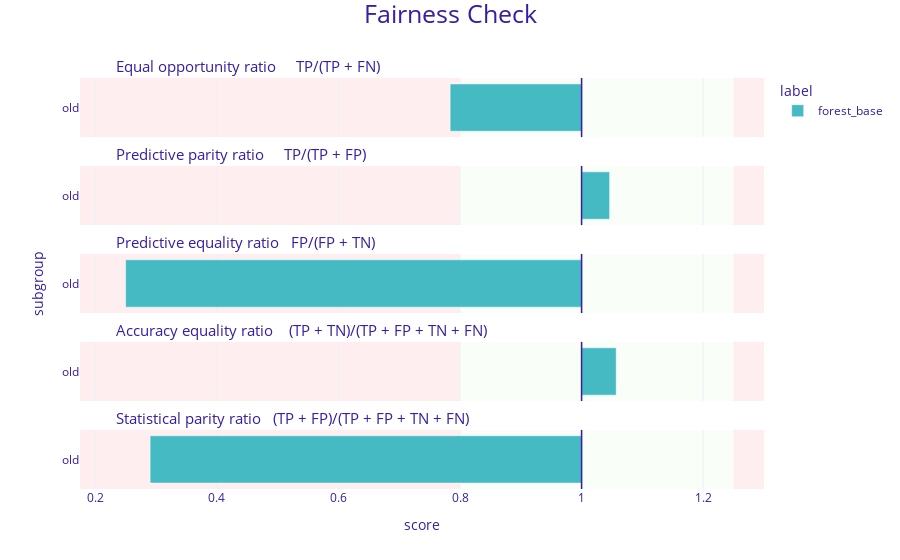

Notebook code for this chart:
### Code cell
forest_fobject = forest_exp.model_fairness(protected = protected, privileged=privileged, label='forest_base')
forest_fobject.fairness_check()
forest_fobject.plot()

### Figure 1 — Plotly figure (JSON) as saved in the notebook; plotly's stock layout.template omitted (floating-point values rounded to 4 significant figures)
{"data": [{"alignmentgroup": "True", "customdata": [["old", 0.784, "forest_base"]], "hovertemplate": "<b>%{customdata[2]}</b><br>Subgroup: %{customdata[0]}<br>Score: %{customdata[1]}<br><extra></extra>", "legendgroup": "forest_base", "marker": {"color": "#46bac2", "pattern": {"shape": ""}}, "name": "forest_base", "offsetgroup": "forest_base", "orientation": "h", "showlegend": true, "textposition": "auto", "type": "bar", "x": [-0.2162], "xaxis": "x5", "y": [0.5], "yaxis": "y5"}, {"alignmentgroup": "True", "customdata": [["old", 1.046, "forest_base"]], "hovertemplate": "<b>%{customdata[2]}</b><br>Subgroup: %{customdata[0]}<br>Score: %{customdata[1]}<br><extra></extra>", "legendgroup": "forest_base", "marker": {"color": "#46bac2", "pattern": {"shape": ""}}, "name": "forest_base", "offsetgroup": "forest_base", "orientation": "h", "showlegend": false, "textposition": "auto", "type": "bar", "x": [0.04607], "xaxis": "x4", "y": [0.5], "yaxis": "y4"}, {"alignmentgroup": "True", "customdata": [["old", 0.25, "forest_base"]], "hovertemplate": "<b>%{customdata[2]}</b><br>Subgroup: %{customdata[0]}<br>Score: %{customdata[1]}<br><extra></extra>", "legendgroup": "forest_base", "marker": {"color": "#46bac2", "pattern": {"shape": ""}}, "name": "forest_base", "offsetgroup": "forest_base", "orientation": "h", "showlegend": false, "textposition": "auto", "type": "bar", "x": [-0.75], "xaxis": "x3", "y": [0.5], "yaxis": "y3"}, {"alignmentgroup": "True", "customdata": [["old", 1.057, "forest_base"]], "hovertemplate": "<b>%{customdata[2]}</b><br>Subgroup: %{customdata[0]}<br>Score: %{customdata[1]}<br><extra></extra>", "legendgroup": "forest_base", "marker": {"color": "#46bac2", "pattern": {"shape": ""}}, "name": "forest_base", "offsetgroup": "forest_base", "orientation": "h", "showlegend": false, "textposition": "auto", "type": "bar", "x": [0.05689], "xaxis": "x2", "y": [0.5], "yaxis": "y2"}, {"alignmentgroup": "True", "customdata": [["old", 0.29, "forest_base"]], "hovertemplate": "<b>%{customdata[2]}</b><br>Subgroup: %{customdata[0]}<br>Score: %{customdata[1]}<br><extra></extra>", "legendgroup": "forest_base", "marker": {"color": "#46bac2", "pattern": {"shape": ""}}, "name": "forest_base", "offsetgroup": "forest_base", "orientation": "h", "showlegend": false, "textposition": "auto", "type": "bar", "x": [-0.7097], "xaxis": "x", "y": [0.5], "yaxis": "y"}], "layout": {"annotations": [{"font": {"size": 15}, "showarrow": false, "text": "Statistical parity ratio   (TP + FP)/(TP + FP + TN + FN)", "x": 0.05, "xanchor": "left", "xref": "paper", "y": 0.144, "yanchor": "bottom", "yref": "paper"}, {"font": {"size": 15}, "showarrow": false, "text": "Accuracy equality ratio    (TP + TN)/(TP + FP + TN + FN)", "x": 0.05, "xanchor": "left", "xref": "paper", "y": 0.358, "yanchor": "bottom", "yref": "paper"}, {"font": {"size": 15}, "showarrow": false, "text": "Predictive equality ratio   FP/(FP + TN)", "x": 0.05, "xanchor": "left", "xref": "paper", "y": 0.572, "yanchor": "bottom", "yref": "paper"}, {"font": {"size": 15}, "showarrow": false, "text": "Predictive parity ratio     TP/(TP + FP)", "x": 0.05, "xanchor": "left", "xref": "paper", "y": 0.786, "yanchor": "bottom", "yref": "paper"}, {"font": {"size": 15}, "showarrow": false, "text": "Equal opportunity ratio     TP/(TP + FN)", "x": 0.05, "xanchor": "left", "xref": "paper", "y": 1, "yanchor": "bottom", "yref": "paper"}], "barmode": "group", "font": {"color": "#371ea3"}, "legend": {"title": {"text": "label"}, "tracegroupgap": 0}, "margin": {"b": 71, "r": 30, "t": 78}, "shapes": [{"fillcolor": "#f05a71", "layer": "below", "line": {"width": 0}, "opacity": 0.1, "type": "rect", "x0": 0.25, "x1": 0.3, "xref": "x", "y0": 0, "y1": 1, "yref": "y"}, {"fillcolor": "#f05a71", "layer": "below", "line": {"width": 0}, "opacity": 0.1, "type": "rect", "x0": -0.825, "x1": -0.2, "xref": "x", "y0": 0, "y1": 1, "yref": "y"}, {"fillcolor": "#c7f5bf", "layer": "below", "line": {"width": 0}, "opacity": 0.1, "type": "rect", "x0": -0.2, "x1": 0.25, "xref": "x", "y0": 0, "y1": 1, "yref": "y"}, {"line": {"color": "#371ea3", "width": 1.5}, "type": "line", "x0": 0, "x1": 0, "xref": "x", "y0": 0, "y1": 1, "yref": "y"}, {"fillcolor": "#f05a71", "layer": "below", "line": {"width": 0}, "opacity": 0.1, "type": "rect", "x0": 0.25, "x1": 0.3, "xref": "x", "y0": 0, "y1": 1, "yref": "y2"}, {"fillcolor": "#f05a71", "layer": "below", "line": {"width": 0}, "opacity": 0.1, "type": "rect", "x0": -0.825, "x1": -0.2, "xref": "x", "y0": 0, "y1": 1, "yref": "y2"}, {"fillcolor": "#c7f5bf", "layer": "below", "line": {"width": 0}, "opacity": 0.1, "type": "rect", "x0": -0.2, "x1": 0.25, "xref": "x", "y0": 0, "y1": 1, "yref": "y2"}, {"line": {"color": "#371ea3", "width": 1.5}, "type": "line", "x0": 0, "x1": 0, "xref": "x", "y0": 0, "y1": 1, "yref": "y2"}, {"fillcolor": "#f05a71", "layer": "below", "line": {"width": 0}, "opacity": 0.1, "type": "rect", "x0": 0.25, "x1": 0.3, "xref": "x", "y0": 0, "y1": 1, "yref": "y3"}, {"fillcolor": "#f05a71", "layer": "below", "line": {"width": 0}, "opacity": 0.1, "type": "rect", "x0": -0.825, "x1": -0.2, "xref": "x", "y0": 0, "y1": 1, "yref": "y3"}, {"fillcolor": "#c7f5bf", "layer": "below", "line": {"width": 0}, "opacity": 0.1, "type": "rect", "x0": -0.2, "x1": 0.25, "xref": "x", "y0": 0, "y1": 1, "yref": "y3"}, {"line": {"color": "#371ea3", "width": 1.5}, "type": "line", "x0": 0, "x1": 0, "xref": "x", "y0": 0, "y1": 1, "yref": "y3"}, {"fillcolor": "#f05a71", "layer": "below", "line": {"width": 0}, "opacity": 0.1, "type": "rect", "x0": 0.25, "x1": 0.3, "xref": "x", "y0": 0, "y1": 1, "yref": "y4"}, {"fillcolor": "#f05a71", "layer": "below", "line": {"width": 0}, "opacity": 0.1, "type": "rect", "x0": -0.825, "x1": -0.2, "xref": "x", "y0": 0, "y1": 1, "yref": "y4"}, {"fillcolor": "#c7f5bf", "layer": "below", "line": {"width": 0}, "opacity": 0.1, "type": "rect", "x0": -0.2, "x1": 0.25, "xref": "x", "y0": 0, "y1": 1, "yref": "y4"}, {"line": {"color": "#371ea3", "width": 1.5}, "type": "line", "x0": 0, "x1": 0, "xref": "x", "y0": 0, "y1": 1, "yref": "y4"}, {"fillcolor": "#f05a71", "layer": "below", "line": {"width": 0}, "opacity": 0.1, "type": "rect", "x0": 0.25, "x1": 0.3, "xref": "x", "y0": 0, "y1": 1, "yref": "y5"}, {"fillcolor": "#f05a71", "layer": "below", "line": {"width": 0}, "opacity": 0.1, "type": "rect", "x0": -0.825, "x1": -0.2, "xref": "x", "y0": 0, "y1": 1, "yref": "y5"}, {"fillcolor": "#c7f5bf", "layer": "below", "line": {"width": 0}, "opacity": 0.1, "type": "rect", "x0": -0.2, "x1": 0.25, "xref": "x", "y0": 0, "y1": 1, "yref": "y5"}, {"line": {"color": "#371ea3", "width": 1.5}, "type": "line", "x0": 0, "x1": 0, "xref": "x", "y0": 0, "y1": 1, "yref": "y5"}], "title": {"font": {"size": 25}, "text": "Fairness Check", "x": 0.5, "y": 0.99}, "xaxis": {"anchor": "y", "domain": [0, 1], "range": [-0.825, 0.3], "ticktext": [0, 0.2, 0.4, 0.6, 0.8, 1, 1.2, 1], "tickvals": [-1, -0.8, -0.6, -0.4, -0.2, 0, 0.2, 0], "title": {"text": "score"}}, "xaxis2": {"anchor": "y2", "domain": [0, 1], "matches": "x", "range": [-0.825, 0.3], "showticklabels": false, "ticktext": [0, 0.2, 0.4, 0.6, 0.8, 1, 1.2, 1], "tickvals": [-1, -0.8, -0.6, -0.4, -0.2, 0, 0.2, 0]}, "xaxis3": {"anchor": "y3", "domain": [0, 1], "matches": "x", "range": [-0.825, 0.3], "showticklabels": false, "ticktext": [0, 0.2, 0.4, 0.6, 0.8, 1, 1.2, 1], "tickvals": [-1, -0.8, -0.6, -0.4, -0.2, 0, 0.2, 0]}, "xaxis4": {"anchor": "y4", "domain": [0, 1], "matches": "x", "range": [-0.825, 0.3], "showticklabels": false, "ticktext": [0, 0.2, 0.4, 0.6, 0.8, 1, 1.2, 1], "tickvals": [-1, -0.8, -0.6, -0.4, -0.2, 0, 0.2, 0]}, "xaxis5": {"anchor": "y5", "domain": [0, 1], "matches": "x", "range": [-0.825, 0.3], "showticklabels": false, "ticktext": [0, 0.2, 0.4, 0.6, 0.8, 1, 1.2, 1], "tickvals": [-1, -0.8, -0.6, -0.4, -0.2, 0, 0.2, 0]}, "yaxis": {"anchor": "x", "domain": [0, 0.144], "range": [0, 1], "showgrid": false, "ticktext": ["old"], "tickvals": [0.5], "title": {"text": ""}, "zeroline": false}, "yaxis2": {"anchor": "x2", "domain": [0.214, 0.358], "matches": "y", "range": [0, 1], "showgrid": false, "ticktext": ["old"], "tickvals": [0.5], "title": {"text": ""}, "zeroline": false}, "yaxis3": {"anchor": "x3", "domain": [0.428, 0.572], "matches": "y", "range": [0, 1], "showgrid": false, "ticktext": ["old"], "tickvals": [0.5], "title": {"text": "subgroup"}, "zeroline": false}, "yaxis4": {"anchor": "x4", "domain": [0.642, 0.786], "matches": "y", "range": [0, 1], "showgrid": false, "ticktext": ["old"], "tickvals": [0.5], "title": {"text": ""}, "zeroline": false}, "yaxis5": {"anchor": "x5", "domain": [0.856, 1], "matches": "y", "range": [0, 1], "showgrid": false, "ticktext": ["old"], "tickvals": [0.5], "title": {"text": ""}, "zeroline": false}}}
